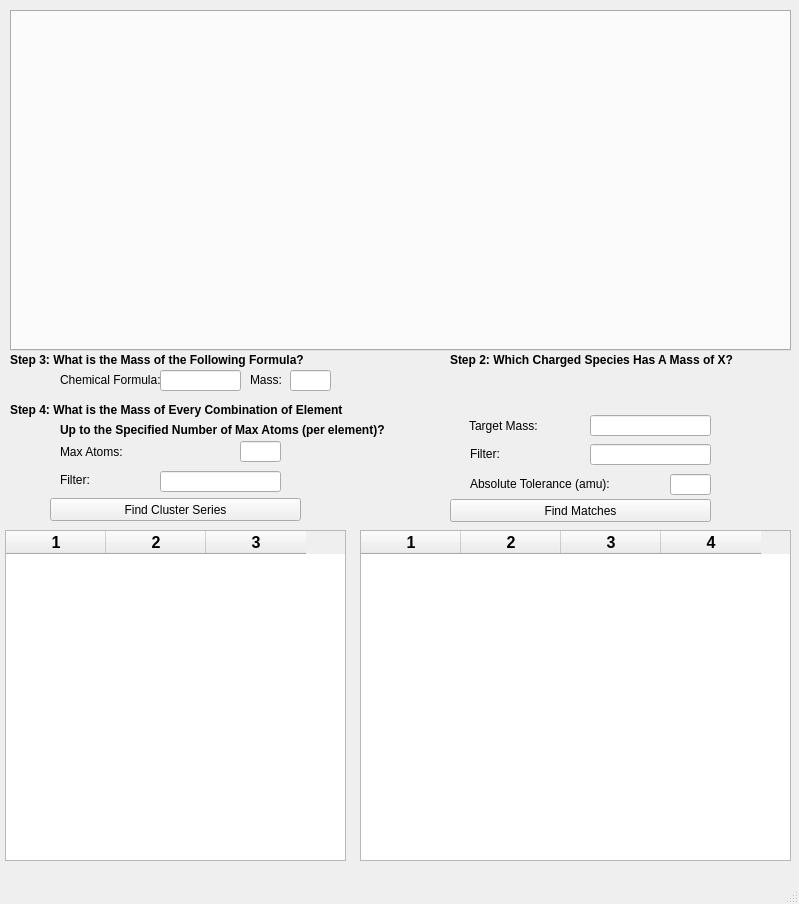
<?xml version="1.0" encoding="UTF-8"?>
<ui version="4.0">
 <class>MainWindow</class>
 <widget class="QMainWindow" name="MainWindow">
  <property name="geometry">
   <rect>
    <x>0</x>
    <y>0</y>
    <width>799</width>
    <height>904</height>
   </rect>
  </property>
  <property name="windowTitle">
   <string>MainWindow</string>
  </property>
  <widget class="QWidget" name="centralwidget">
   <widget class="QPushButton" name="btnFindMatches">
    <property name="geometry">
     <rect>
      <x>450</x>
      <y>499</y>
      <width>261</width>
      <height>23</height>
     </rect>
    </property>
    <property name="text">
     <string>Find Matches</string>
    </property>
   </widget>
   <widget class="QLabel" name="label_5">
    <property name="geometry">
     <rect>
      <x>470</x>
      <y>474</y>
      <width>191</width>
      <height>20</height>
     </rect>
    </property>
    <property name="text">
     <string>Absolute Tolerance (amu):</string>
    </property>
   </widget>
   <widget class="QLabel" name="label_6">
    <property name="geometry">
     <rect>
      <x>60</x>
      <y>436</y>
      <width>101</width>
      <height>31</height>
     </rect>
    </property>
    <property name="text">
     <string>Max Atoms:</string>
    </property>
   </widget>
   <widget class="QLabel" name="label">
    <property name="geometry">
     <rect>
      <x>469</x>
      <y>416</y>
      <width>91</width>
      <height>20</height>
     </rect>
    </property>
    <property name="text">
     <string>Target Mass:</string>
    </property>
   </widget>
   <widget class="QLineEdit" name="filterClusterSeries">
    <property name="geometry">
     <rect>
      <x>160</x>
      <y>471</y>
      <width>121</width>
      <height>21</height>
     </rect>
    </property>
   </widget>
   <widget class="QPushButton" name="btnFindClusterSeries">
    <property name="geometry">
     <rect>
      <x>50</x>
      <y>498</y>
      <width>251</width>
      <height>23</height>
     </rect>
    </property>
    <property name="text">
     <string>Find Cluster Series</string>
    </property>
   </widget>
   <widget class="QLineEdit" name="maxAtomsLineEdit">
    <property name="geometry">
     <rect>
      <x>240</x>
      <y>441</y>
      <width>41</width>
      <height>21</height>
     </rect>
    </property>
   </widget>
   <widget class="QLineEdit" name="targetLineEdit">
    <property name="geometry">
     <rect>
      <x>590</x>
      <y>415</y>
      <width>121</width>
      <height>21</height>
     </rect>
    </property>
   </widget>
   <widget class="QLineEdit" name="toleranceLineEdit">
    <property name="geometry">
     <rect>
      <x>670</x>
      <y>474</y>
      <width>41</width>
      <height>21</height>
     </rect>
    </property>
   </widget>
   <widget class="QLabel" name="label_4">
    <property name="geometry">
     <rect>
      <x>60</x>
      <y>470</y>
      <width>41</width>
      <height>20</height>
     </rect>
    </property>
    <property name="text">
     <string>Filter:</string>
    </property>
   </widget>
   <widget class="QTableWidget" name="matchOutput">
    <property name="geometry">
     <rect>
      <x>360</x>
      <y>530</y>
      <width>431</width>
      <height>331</height>
     </rect>
    </property>
    <property name="font">
     <font>
      <pointsize>12</pointsize>
      <weight>75</weight>
      <bold>true</bold>
     </font>
    </property>
    <property name="sortingEnabled">
     <bool>true</bool>
    </property>
    <property name="columnCount">
     <number>4</number>
    </property>
    <attribute name="horizontalHeaderVisible">
     <bool>true</bool>
    </attribute>
    <attribute name="horizontalHeaderCascadingSectionResizes">
     <bool>false</bool>
    </attribute>
    <attribute name="verticalHeaderVisible">
     <bool>false</bool>
    </attribute>
    <column/>
    <column/>
    <column/>
    <column/>
   </widget>
   <widget class="QTabWidget" name="tabWidget">
    <property name="geometry">
     <rect>
      <x>10</x>
      <y>10</y>
      <width>781</width>
      <height>341</height>
     </rect>
    </property>
    <property name="currentIndex">
     <number>-1</number>
    </property>
   </widget>
   <widget class="QLineEdit" name="filterMatched">
    <property name="geometry">
     <rect>
      <x>590</x>
      <y>444</y>
      <width>121</width>
      <height>21</height>
     </rect>
    </property>
   </widget>
   <widget class="QLabel" name="label_7">
    <property name="geometry">
     <rect>
      <x>470</x>
      <y>444</y>
      <width>41</width>
      <height>20</height>
     </rect>
    </property>
    <property name="text">
     <string>Filter:</string>
    </property>
   </widget>
   <widget class="QTableWidget" name="seriesOutput">
    <property name="geometry">
     <rect>
      <x>5</x>
      <y>530</y>
      <width>341</width>
      <height>331</height>
     </rect>
    </property>
    <property name="font">
     <font>
      <pointsize>12</pointsize>
      <weight>75</weight>
      <bold>true</bold>
     </font>
    </property>
    <property name="sortingEnabled">
     <bool>true</bool>
    </property>
    <property name="columnCount">
     <number>3</number>
    </property>
    <attribute name="verticalHeaderVisible">
     <bool>false</bool>
    </attribute>
    <column/>
    <column/>
    <column/>
   </widget>
   <widget class="QLabel" name="label_2">
    <property name="geometry">
     <rect>
      <x>450</x>
      <y>350</y>
      <width>321</width>
      <height>20</height>
     </rect>
    </property>
    <property name="font">
     <font>
      <pointsize>9</pointsize>
      <weight>75</weight>
      <bold>true</bold>
     </font>
    </property>
    <property name="text">
     <string>Step 2: Which Charged Species Has A Mass of X?</string>
    </property>
   </widget>
   <widget class="QLabel" name="label_3">
    <property name="geometry">
     <rect>
      <x>10</x>
      <y>400</y>
      <width>511</width>
      <height>20</height>
     </rect>
    </property>
    <property name="font">
     <font>
      <pointsize>9</pointsize>
      <weight>75</weight>
      <bold>true</bold>
     </font>
    </property>
    <property name="text">
     <string>Step 4: What is the Mass of Every Combination of Element</string>
    </property>
   </widget>
   <widget class="QLabel" name="label_8">
    <property name="geometry">
     <rect>
      <x>10</x>
      <y>350</y>
      <width>341</width>
      <height>20</height>
     </rect>
    </property>
    <property name="font">
     <font>
      <pointsize>9</pointsize>
      <weight>75</weight>
      <bold>true</bold>
     </font>
    </property>
    <property name="text">
     <string>Step 3: What is the Mass of the Following Formula?</string>
    </property>
   </widget>
   <widget class="QLabel" name="label_9">
    <property name="geometry">
     <rect>
      <x>60</x>
      <y>420</y>
      <width>511</width>
      <height>20</height>
     </rect>
    </property>
    <property name="font">
     <font>
      <pointsize>9</pointsize>
      <weight>75</weight>
      <bold>true</bold>
     </font>
    </property>
    <property name="text">
     <string>Up to the Specified Number of Max Atoms (per element)?</string>
    </property>
   </widget>
   <widget class="QLabel" name="label_10">
    <property name="geometry">
     <rect>
      <x>60</x>
      <y>370</y>
      <width>111</width>
      <height>20</height>
     </rect>
    </property>
    <property name="text">
     <string>Chemical Formula:</string>
    </property>
   </widget>
   <widget class="QLineEdit" name="formulaLineEdit">
    <property name="geometry">
     <rect>
      <x>160</x>
      <y>370</y>
      <width>81</width>
      <height>21</height>
     </rect>
    </property>
   </widget>
   <widget class="QLineEdit" name="formulaMassLineEdit">
    <property name="geometry">
     <rect>
      <x>290</x>
      <y>370</y>
      <width>41</width>
      <height>21</height>
     </rect>
    </property>
    <property name="readOnly">
     <bool>true</bool>
    </property>
   </widget>
   <widget class="QLabel" name="label_11">
    <property name="geometry">
     <rect>
      <x>250</x>
      <y>370</y>
      <width>41</width>
      <height>20</height>
     </rect>
    </property>
    <property name="text">
     <string>Mass:</string>
    </property>
   </widget>
  </widget>
  <widget class="QMenuBar" name="menubar">
   <property name="geometry">
    <rect>
     <x>0</x>
     <y>0</y>
     <width>799</width>
     <height>21</height>
    </rect>
   </property>
  </widget>
  <widget class="QStatusBar" name="statusbar"/>
 </widget>
 <resources/>
 <connections/>
</ui>
